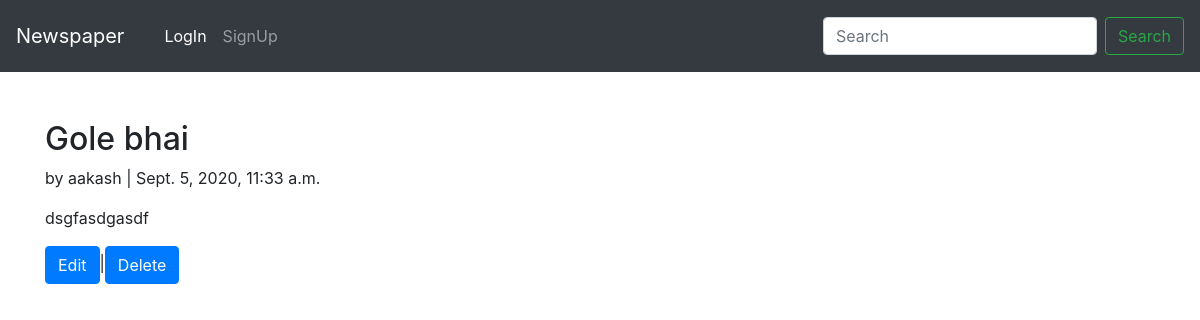
Page /article/6/detail/ on the committed database.
### articles/models.py (models this page shows, shortened)
class Article(models.Model):
    title=models.CharField(max_length=100)
    author=models.ForeignKey(get_user_model(),on_delete=models.CASCADE)
    time=models.DateTimeField(auto_now_add=True)
    body=models.TextField()

### users/models.py (models this page shows)
class CustomUser(AbstractUser):
    age=models.PositiveIntegerField(null=True,blank=True)

### articles/views.py (the view)
# urls.py: path('<int:pk>/detail/',ArticleDetailView.as_view(),name='article_detail'),
class ArticleDetailView(DetailView):
    model = Article
    template_name = "article_detail.html"
    login_url='login'

### templates/article_detail.html
{% extends 'base.html' %}
{% block content %}
    <div class='container'>
        <h2>{{object.title}}</h2>
        <p>by {{ object.author }} | {{ object.time }}</p>
        <p>{{ object.body }}</p>
        <a href="{% url 'article_edit' object.pk%}"><button type="button" class="btn btn-primary">Edit</button></a>|<a href="{% url 'article_delete' object.pk%}"><button type="button" class="btn btn-primary">Delete</button></a>
    </div>
{% endblock content %}

### rows in the picture
Article: title "Gole bhai", author "aakash", time "Sept. 5, 2020, 11:33 a.m.", body "dsgfasdgasdf"
